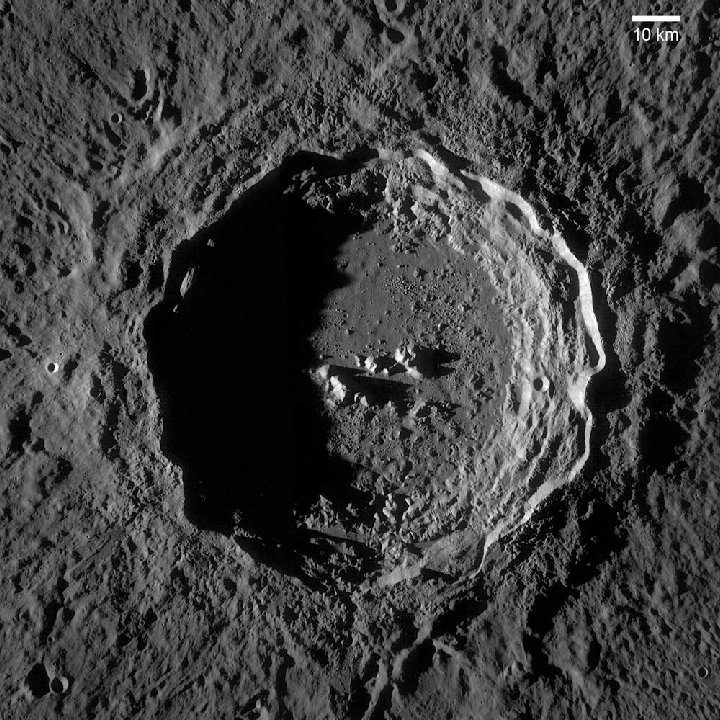
#> input picture assets/psr_image.png, 720 x 720 px, found by its file name
$ python psr_image_enhancer.py
#> lines starting #> are read from the running program, lines starting #| are printed output that depends on the picture
import cv2
import numpy as np
from skimage import exposure

def preprocess_image(image):
    # Apply mild initial noise reduction
    denoised = cv2.fastNlMeansDenoising(image, None, h=10, searchWindowSize=21, templateWindowSize=7)
    return denoised

def enhance_contrast(image):
    # Apply CLAHE (Contrast Limited Adaptive Histogram Equalization)
    clahe = cv2.createCLAHE(clipLimit=2.0, tileGridSize=(8,8))
    enhanced = clahe.apply(image)
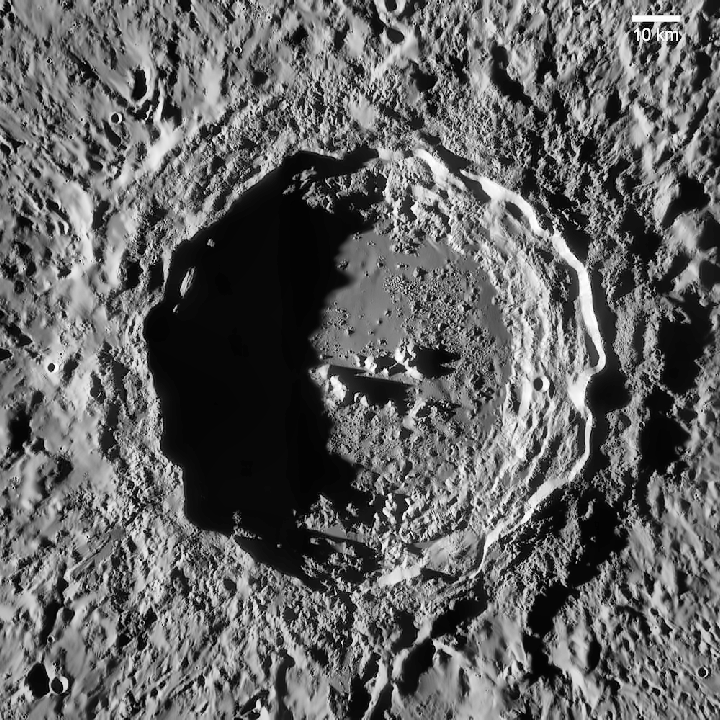
#> enhanced: shape (720, 720); min 0, max 255, mean 97.8
    return enhanced

def adjust_gamma(image, gamma=1.0):
#> called with gamma = 1.2
    invGamma = 1.0 / gamma
    table = np.array([((i / 255.0) ** invGamma) * 255 for i in np.arange(0, 256)]).astype("uint8")
    return cv2.LUT(image, table)

def sharpen_image(image):
    kernel = np.array([[-1,-1,-1], [-1,9,-1], [-1,-1,-1]])
    sharpened = cv2.filter2D(image, -1, kernel)
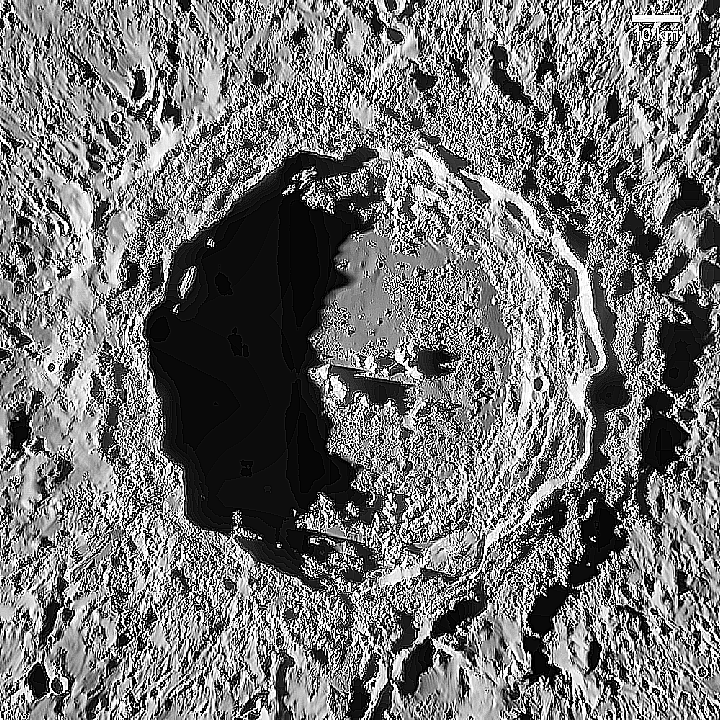
#> sharpened: shape (720, 720); min 0, max 255, mean 115.1
    return sharpened

def enhance_psr_image(image_path, gamma=1.2, sharpen_strength=0.5):
    # Read the image
    image = cv2.imread(image_path, cv2.IMREAD_GRAYSCALE)

    # Preprocess
    preprocessed = preprocess_image(image)

    # Enhance contrast
    contrast_enhanced = enhance_contrast(preprocessed)

    # Adjust gamma
    gamma_corrected = adjust_gamma(contrast_enhanced, gamma=gamma)

    # Sharpen
    sharpened = sharpen_image(gamma_corrected)

    # Blend sharpened image with gamma corrected image
    final_enhanced = cv2.addWeighted(gamma_corrected, 1 - sharpen_strength, sharpened, sharpen_strength, 0)
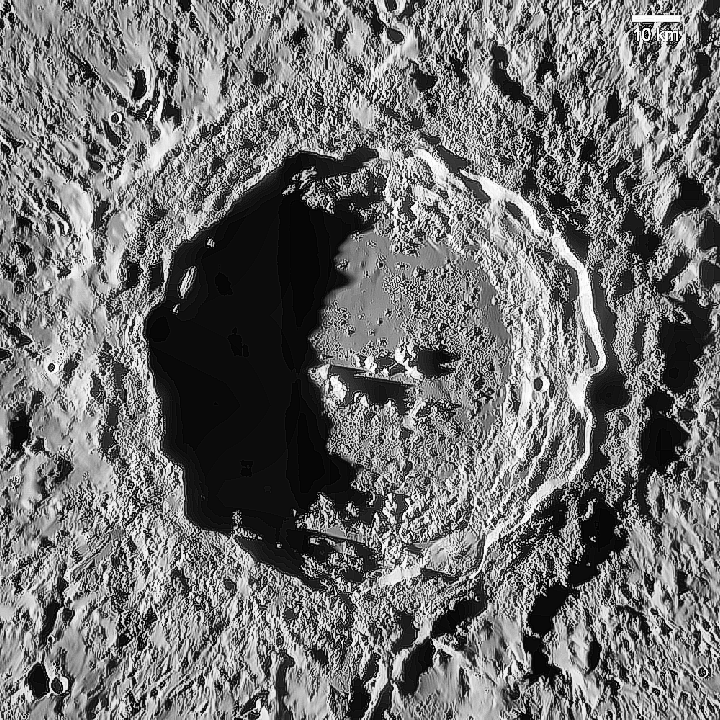
#> final_enhanced: shape (720, 720); min 0, max 255, mean 112.3

    # Final contrast enhancement
    final_enhanced = enhance_contrast(final_enhanced)

    return final_enhanced

# Example usage
if __name__ == "__main__":
    input_image_path = r'assets\psr_image.png'
    enhanced_image = enhance_psr_image(
        input_image_path,
        gamma=1.2,
        sharpen_strength=0.5
    )
    cv2.imwrite('enhanced_psr_image.png', enhanced_image)
# Save the result
cv2.imwrite('enhanced_psr_image.png', enhanced_image)
